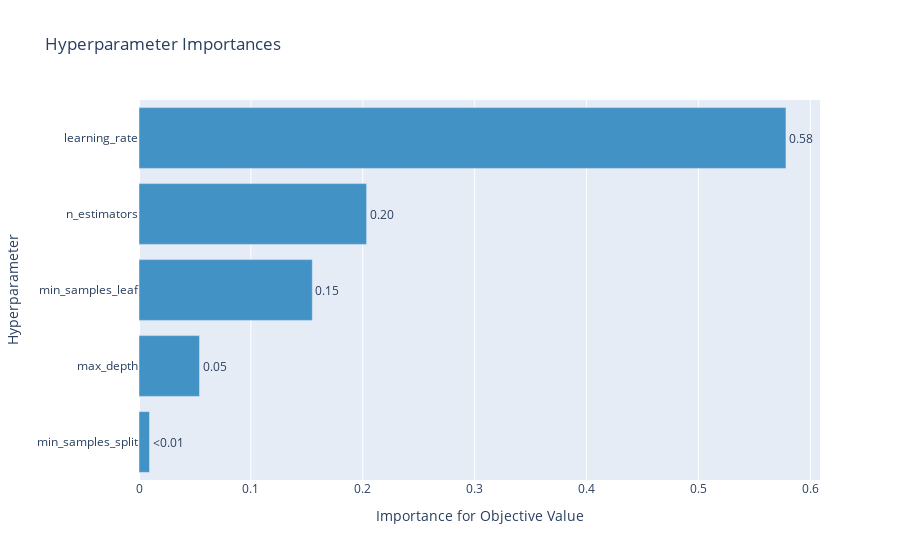

Write notebook code for a chart like this one.
### Markdown cell above
## Parameter Importances vs. Objective Value

### Code cell
plot_param_importances(study)

### Figure 1 — Plotly figure (JSON) as saved in the notebook; plotly's stock layout.template omitted (floating-point values rounded to 4 significant figures)
{"data": [{"cliponaxis": false, "hovertemplate": ["min_samples_split (IntDistribution): 0.009380238250365342<extra></extra>", "max_depth (IntDistribution): 0.05409670495315938<extra></extra>", "min_samples_leaf (IntDistribution): 0.15488860419740172<extra></extra>", "n_estimators (IntDistribution): 0.20343461440485433<extra></extra>", "learning_rate (FloatDistribution): 0.5781998381942193<extra></extra>"], "marker": {"color": "rgb(66,146,198)"}, "orientation": "h", "text": ["<0.01", "0.05", "0.15", "0.20", "0.58"], "textposition": "outside", "type": "bar", "x": [0.00938, 0.0541, 0.1549, 0.2034, 0.5782], "y": ["min_samples_split", "max_depth", "min_samples_leaf", "n_estimators", "learning_rate"]}], "layout": {"showlegend": false, "title": {"text": "Hyperparameter Importances"}, "xaxis": {"title": {"text": "Importance for Objective Value"}}, "yaxis": {"title": {"text": "Hyperparameter"}}}}
